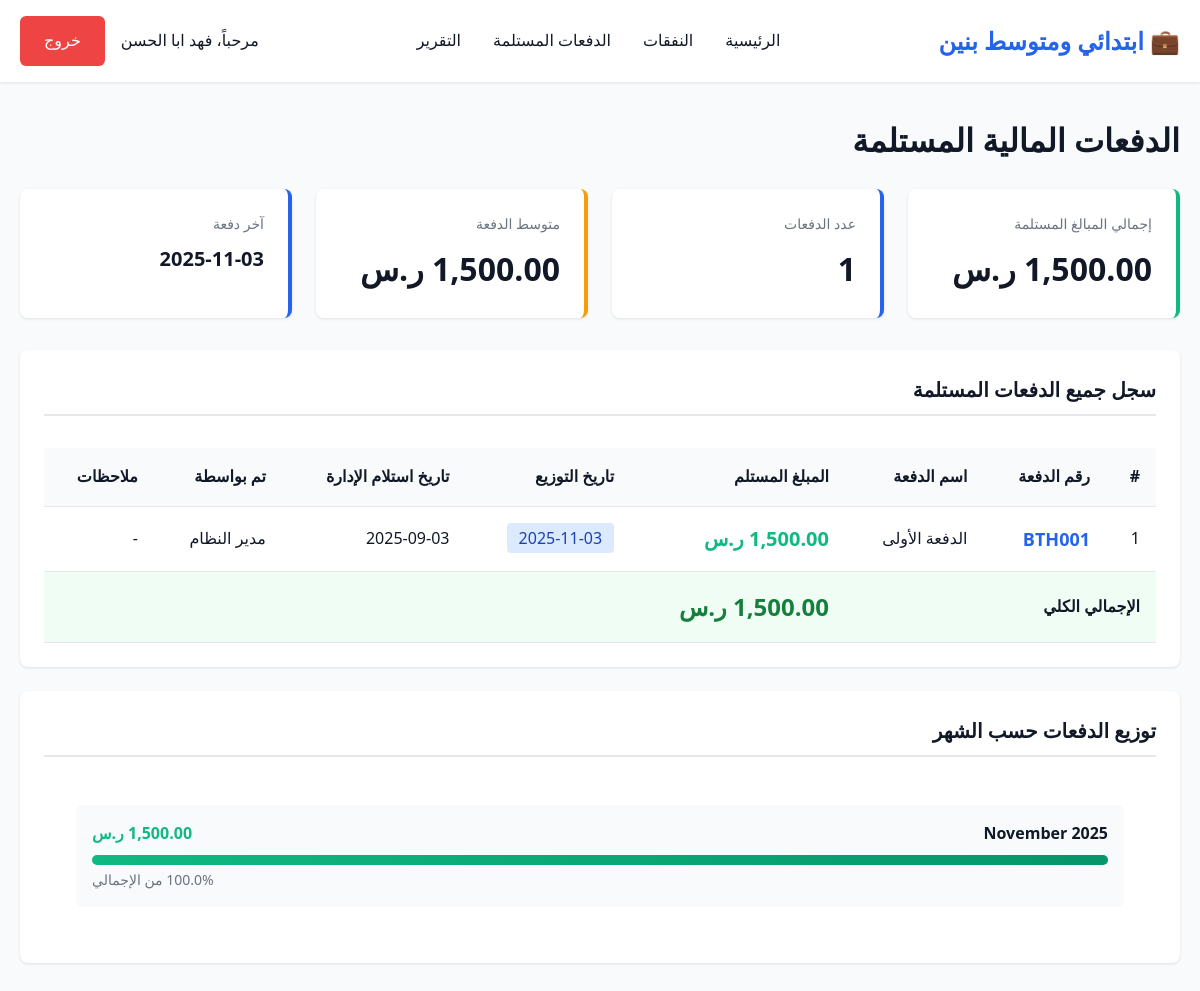
The app's page /department/distributions.php (signed in) with its own data.
### tables this page shows
CREATE TABLE `departments` (
  `id` int(11) NOT NULL,
  `name_ar` varchar(200) NOT NULL,
  `name_en` varchar(200) NOT NULL,
  `code` varchar(50) NOT NULL,
  `allocated_budget` decimal(15,2) DEFAULT 0.00,
  `total_received` decimal(15,2) DEFAULT 0.00,
  `spent_amount` decimal(15,2) DEFAULT 0.00,
  `last_distribution_date` date DEFAULT NULL,
  `description` text DEFAULT NULL,
  `is_active` tinyint(1) DEFAULT 1,
  `created_at` timestamp NOT NULL DEFAULT current_timestamp(),
  `updated_at` timestamp NOT NULL DEFAULT current_timestamp() ON UPDATE current_timestamp(),
  `manager_name` varchar(255) DEFAULT NULL,
  `custody_officer` varchar(255) DEFAULT NULL,
  `custody_officer_name` varchar(255) DEFAULT NULL COMMENT 'اسم مسؤول العهدة',
  `director_name` varchar(255) DEFAULT NULL COMMENT 'اسم مدير المدرسة'
);

CREATE TABLE `budget_distributions` (
  `id` int(11) NOT NULL,
  `batch_id` int(11) NOT NULL,
  `department_id` int(11) NOT NULL,
  `amount` decimal(15,2) NOT NULL,
  `distribution_date` date NOT NULL,
  `notes` text DEFAULT NULL,
  `created_by` int(11) NOT NULL,
  `created_at` timestamp NOT NULL DEFAULT current_timestamp()
);

CREATE TABLE `budget_batches` (
  `id` int(11) NOT NULL,
  `batch_number` varchar(50) NOT NULL,
  `batch_name` varchar(200) NOT NULL,
  `amount` decimal(15,2) NOT NULL,
  `received_date` date NOT NULL,
  `distributed_amount` decimal(15,2) DEFAULT 0.00,
  `remaining_amount` decimal(15,2) DEFAULT 0.00,
  `status` enum('active','completed','cancelled') DEFAULT 'active',
  `notes` text DEFAULT NULL,
  `created_by` int(11) NOT NULL,
  `created_at` timestamp NOT NULL DEFAULT current_timestamp(),
  `updated_at` timestamp NOT NULL DEFAULT current_timestamp() ON UPDATE current_timestamp()
);

CREATE TABLE `users` (
  `id` int(11) NOT NULL,
  `username` varchar(100) NOT NULL,
  `password_hash` varchar(255) NOT NULL,
  `full_name` varchar(200) NOT NULL,
  `role` enum('admin','department') DEFAULT 'department',
  `department_id` int(11) DEFAULT NULL,
  `is_active` tinyint(1) DEFAULT 1,
  `created_at` timestamp NOT NULL DEFAULT current_timestamp(),
  `last_login` timestamp NULL DEFAULT NULL,
  `phone` varchar(20) DEFAULT NULL,
  `position` varchar(100) DEFAULT NULL COMMENT 'المسمى الوظيفي'
);

### department/distributions.php (the view, shortened to what this page needs)
<?php
$database = new Database();
$db = $database->getConnection();
$department_id = $_SESSION['department_id'];
$query = "SELECT * FROM departments WHERE id = :id";
$stmt = $db->prepare($query);
$stmt->bindParam(':id', $department_id);
$stmt->execute();
$department = $stmt->fetch(PDO::FETCH_ASSOC);
$query = "SELECT
          bd.id,
          bd.amount,
          bd.distribution_date,
          bd.notes,
          bb.batch_number,
          bb.batch_name,
          bb.received_date,
          bb.amount as batch_total_amount,
          u.full_name as distributed_by
          FROM budget_distributions bd
          LEFT JOIN budget_batches bb ON bd.batch_id = bb.id
          LEFT JOIN users u ON bd.created_by = u.id
          WHERE bd.department_id = :dept_id
          ORDER BY bd.distribution_date DESC, bd.created_at DESC";
$stmt = $db->prepare($query);
$stmt->bindParam(':dept_id', $department_id);
$stmt->execute();
$distributions = $stmt->fetchAll(PDO::FETCH_ASSOC);
$total_received = 0;
$distributions_by_month = [];
foreach ($distributions as $dist) {
    $total_received += $dist['amount'];
    $month = date('Y-m', strtotime($dist['distribution_date']));
    if (!isset($distributions_by_month[$month])) {
        $distributions_by_month[$month] = 0;
    }
    $distributions_by_month[$month] += $dist['amount'];
}
?>
<!DOCTYPE html>
<html lang="ar">
<head>
    <link rel="stylesheet" href="../assets/css/style.css">
</head>
<body>
    <header class="header">
        <div class="container">
            <nav class="navbar">
                <div class="logo">💼 <?php echo htmlspecialchars($department['name_ar']); ?></div>
                <ul class="nav-menu" id="navMenu">
                    <li><a href="dashboard.php">الرئيسية</a></li>
                    <li><a href="expenses.php">النفقات</a></li>
                    <li><a href="distributions.php">الدفعات المستلمة</a></li>
                    <li><a href="report.php">التقرير</a></li>
                </ul>
                <div class="user-info">
                    <span>مرحباً، <?php echo htmlspecialchars($_SESSION['full_name']); ?></span>
                    <a href="../logout.php" class="btn btn-danger">خروج</a>
                </div>
            </nav>
        </div>
    </header>
    <main class="main-content">
        <div class="container">
            <h1 class="mb-3">الدفعات المالية المستلمة</h1>
            <div class="stats-grid">
                <div class="stat-card success">
                    <div class="stat-label">إجمالي المبالغ المستلمة</div>
                    <div class="stat-value"><?php echo number_format($total_received, 2); ?> ر.س</div>
                </div>
                <div class="stat-card">
                    <div class="stat-label">عدد الدفعات</div>
                    <div class="stat-value"><?php echo count($distributions); ?></div>
                </div>
                <div class="stat-card warning">
                    <div class="stat-label">متوسط الدفعة</div>
                    <div class="stat-value">
                        <?php echo count($distributions) > 0 ? number_format($total_received / count($distributions), 2) : '0.00'; ?> ر.س
                    </div>
                </div>
                <div class="stat-card">
                    <div class="stat-label">آخر دفعة</div>
                    <div class="stat-value" style="font-size: 1.25rem;">
                        <?php
                        if (count($distributions) > 0) {
                            echo date('Y-m-d', strtotime($distributions[0]['distribution_date']));
                        } else {
                            echo '-';
                        }
                        ?>
                    </div>
                </div>
            </div>
            <div class="card">
                <div class="card-header">سجل جميع الدفعات المستلمة</div>
                <?php if (count($distributions) > 0): ?>
                <div class="table-responsive">
                    <table class="table">
                        <thead>
                            <tr>
                                <th>#</th>
                                <th>رقم الدفعة</th>
                                <th>اسم الدفعة</th>
                                <th>المبلغ المستلم</th>
                                <th>تاريخ التوزيع</th>
                                <th>تاريخ استلام الإدارة</th>
                                <th>تم بواسطة</th>
                                <th>ملاحظات</th>
                            </tr>
                        </thead>
                        <tbody>
                            <?php
                            $counter = 1;
                            foreach ($distributions as $dist):
                            ?>
                                <tr>
                                    <td><?php echo $counter++; ?></td>
                                    <td>
                                        <strong style="color: #2563eb; font-size: 1.125rem;">
                                            <?php echo htmlspecialchars($dist['batch_number']); ?>
                                        </strong>
                                    </td>
                                    <td><?php echo htmlspecialchars($dist['batch_name']); ?></td>
                                    <td style="font-weight: bold; color: #10b981; font-size: 1.25rem;">
                                        <?php echo number_format($dist['amount'], 2); ?> ر.س
                                    </td>
                                    <td>
                                        <span style="background: #dbeafe; color: #1e40af; padding: 0.25rem 0.75rem; border-radius: 4px;">
                                            <?php echo date('Y-m-d', strtotime($dist['distribution_date'])); ?>
                                        </span>
                                    </td>
                                    <td><?php echo date('Y-m-d', strtotime($dist['received_date'])); ?></td>
                                    <td><?php echo htmlspecialchars($dist['distributed_by']); ?></td>
                                    <td>
                                        <?php
                                        if ($dist['notes']) {
                                            echo htmlspecialchars(mb_substr($dist['notes'], 0, 50));
                                            if (strlen($dist['notes']) > 50) echo '...';
                                        } else {
                                            echo '-';
                                        }
                                        ?>
                                    </td>
                                </tr>
                            <?php endforeach; ?>
                        </tbody>
                        <tfoot style="background: #f0fdf4; font-weight: bold;">
                            <tr>
                                <td colspan="3">الإجمالي الكلي</td>
                                <td style="color: #15803d; font-size: 1.5rem;">
                                    <?php echo number_format($total_received, 2); ?> ر.س
                                </td>
                                <td colspan="4"></td>
                            </tr>
                        </tfoot>
                    </table>
                </div>
                <?php endif; ?>
            </div>
            <?php if (count($distributions_by_month) > 0): ?>
            <div class="card">
                <div class="card-header">توزيع الدفعات حسب الشهر</div>
                <div style="padding: 2rem;">
                    <div style="display: grid; gap: 1rem;">
                        <?php
                        krsort($distributions_by_month);
                        foreach ($distributions_by_month as $month => $amount):
                            $percentage = $total_received > 0 ? ($amount / $total_received) * 100 : 0;
                            $month_name = date('F Y', strtotime($month . '-01'));
                        ?>
                        <div style="background: #f9fafb; padding: 1rem; border-radius: 6px;">
                            <div style="display: flex; justify-content: space-between; align-items: center; margin-bottom: 0.5rem;">
                                <strong><?php echo $month_name; ?></strong>
                                <span style="color: #10b981; font-weight: bold;">
                                    <?php echo number_format($amount, 2); ?> ر.س
                                </span>
                            </div>
                            <div style="background: #e5e7eb; height: 10px; border-radius: 5px; overflow: hidden;">
                                <div style="width: <?php echo $percentage; ?>%; height: 100%; background: linear-gradient(90deg, #10b981 0%, #059669 100%);"></div>
                            </div>
                            <div style="text-align: left; font-size: 0.875rem; color: #6b7280; margin-top: 0.25rem;">
                                <?php echo number_format($percentage, 1); ?>% من الإجمالي
                            </div>
                        </div>
                        <?php endforeach; ?>
                    </div>
                </div>
            </div>
            <?php endif; ?>
        </div>
    </main>
</body>
</html>

### assets/css/style.css (style rules this page uses)
:root { --primary-color: #2563eb; --secondary-color: #10b981; --danger-color: #ef4444; --warning-color: #f59e0b; --dark-bg: #1f2937; --light-bg: #f9fafb; --border-color: #e5e7eb; --text-primary: #111827; --text-secondary: #6b7280; --shadow: 0 1px 3px 0 rgba(0, 0, 0, 0.1); --shadow-lg: 0 10px 15px -3px rgba(0, 0, 0, 0.1); }
* { margin: 0; padding: 0; box-sizing: border-box; }
body { font-family: 'Segoe UI', Tahoma, Geneva, Verdana, sans-serif; direction: rtl; text-align: right; background-color: var(--light-bg); color: var(--text-primary); line-height: 1.6; }
.container { max-width: 1200px; margin: 0 auto; padding: 0 20px; }
.header { background: white; box-shadow: var(--shadow); position: sticky; top: 0; z-index: 1000; }
.navbar { display: flex; justify-content: space-between; align-items: center; padding: 1rem 0; }
.logo { font-size: 1.5rem; font-weight: bold; color: var(--primary-color); }
.nav-menu { display: flex; list-style: none; gap: 2rem; }
.nav-menu a { text-decoration: none; color: var(--text-primary); font-weight: 500; transition: color 0.3s; }
.user-info { display: flex; align-items: center; gap: 1rem; }
.main-content { padding: 2rem 0; min-height: calc(100vh - 200px); }
.card { background: white; border-radius: 8px; box-shadow: var(--shadow); padding: 1.5rem; margin-bottom: 1.5rem; }
.card-header { font-size: 1.25rem; font-weight: 600; margin-bottom: 1rem; padding-bottom: 0.5rem; border-bottom: 2px solid var(--border-color); }
.stats-grid { display: grid; grid-template-columns: repeat(auto-fit, minmax(250px, 1fr)); gap: 1.5rem; margin-bottom: 2rem; }
.stat-card { background: white; border-radius: 8px; padding: 1.5rem; box-shadow: var(--shadow); border-right: 4px solid var(--primary-color); }
.stat-card.success { border-right-color: var(--secondary-color); }
.stat-card.warning { border-right-color: var(--warning-color); }
.stat-label { font-size: 0.875rem; color: var(--text-secondary); margin-bottom: 0.5rem; }
.stat-value { font-size: 2rem; font-weight: bold; color: var(--text-primary); }
.btn { padding: 0.75rem 1.5rem; border: none; border-radius: 6px; font-size: 1rem; font-weight: 500; cursor: pointer; transition: all 0.3s; text-decoration: none; display: inline-block; }
.btn-danger { background: var(--danger-color); color: white; }
.table-responsive { overflow-x: auto; }
.table { width: 100%; border-collapse: collapse; margin-top: 1rem; }
.table th, .table td { padding: 1rem; text-align: right; border-bottom: 1px solid var(--border-color); }
.table th { background: var(--light-bg); font-weight: 600; color: var(--text-primary); }
.stat-value { animation: countUp 0.6s ease-out; }
.mb-3 { margin-bottom: 1.5rem; }

### records on screen
departments: name_ar "ابتدائي ومتوسط بنين"
budget_distributions: distribution_date "2025-11-03", batch.batch_number "BTH001", batch.batch_name "الدفعة الأولى", amount "1,500.00", batch.received_date "2025-09-03", created_by.full_name "مدير النظام", distribution_date "November 2025"

### other values on screen
$_SESSION['full_name'] "فهد ابا الحسن"
count($distributions) "1"
$total_received "1,500.00"
$amount "1,500.00"
$percentage "100.0"
